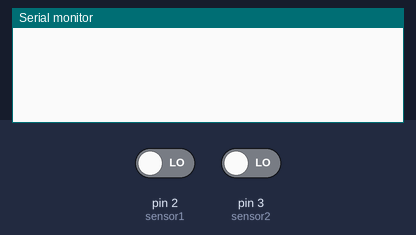
Bench run of a sketch on a simulated Arduino Uno, built with avr-gcc and run on an emulated ATmega328P. Parts: the last lines printed to the serial monitor. The inputs (shaded band) are chosen by the test bench; at power-on: pin 2 (sensor1) LOW, pin 3 (sensor2) LOW.

Above: at 1.2 s.
1.3 s: pin 2 (sensor1) driven HIGH
At 1.9 s:
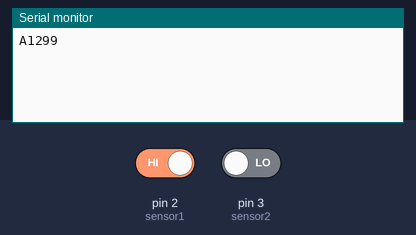
2.8 s: pin 3 (sensor2) driven HIGH
At 4.3 s:
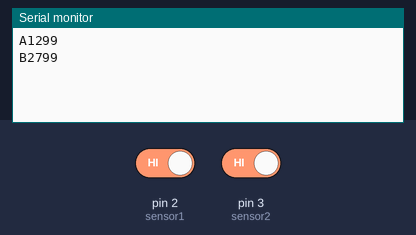

The sketch:

Leaderboard.ino
```cpp
int sensor1 = 2;
int sensor2 = 3;

void setup() {
  // put your setup code here, to run once:
pinMode(sensor1,INPUT);
pinMode(sensor2,INPUT);
Serial.begin(9600);
}

void loop() {
  static bool detected1 = 0;
  static bool detected2 = 0;
  static long prevTime1 = 0;
  static long prevTime2 = 0;
  // put your main code here, to run repeatedly:
if (digitalRead(sensor1)) {
if (!detected1) {
  Serial.print("A");
  Serial.println(millis()-prevTime1);
     prevTime1 = millis();
     detected1 = 1;
}
}
else {
  detected1 = 0;
}
if (digitalRead(sensor2)) {
if (!detected2) {

  Serial.print("B");
  Serial.println(millis()-prevTime2);
     prevTime2 = millis();
     detected2 = 1;
}
}
else {
  detected2 = 0;
}
}
```

Measured:
- after the input at 1.3 s, the serial monitor: prints a new line at once (image 1)
- after the input at 2.8 s, the serial monitor: prints a new line at once (image 2)
